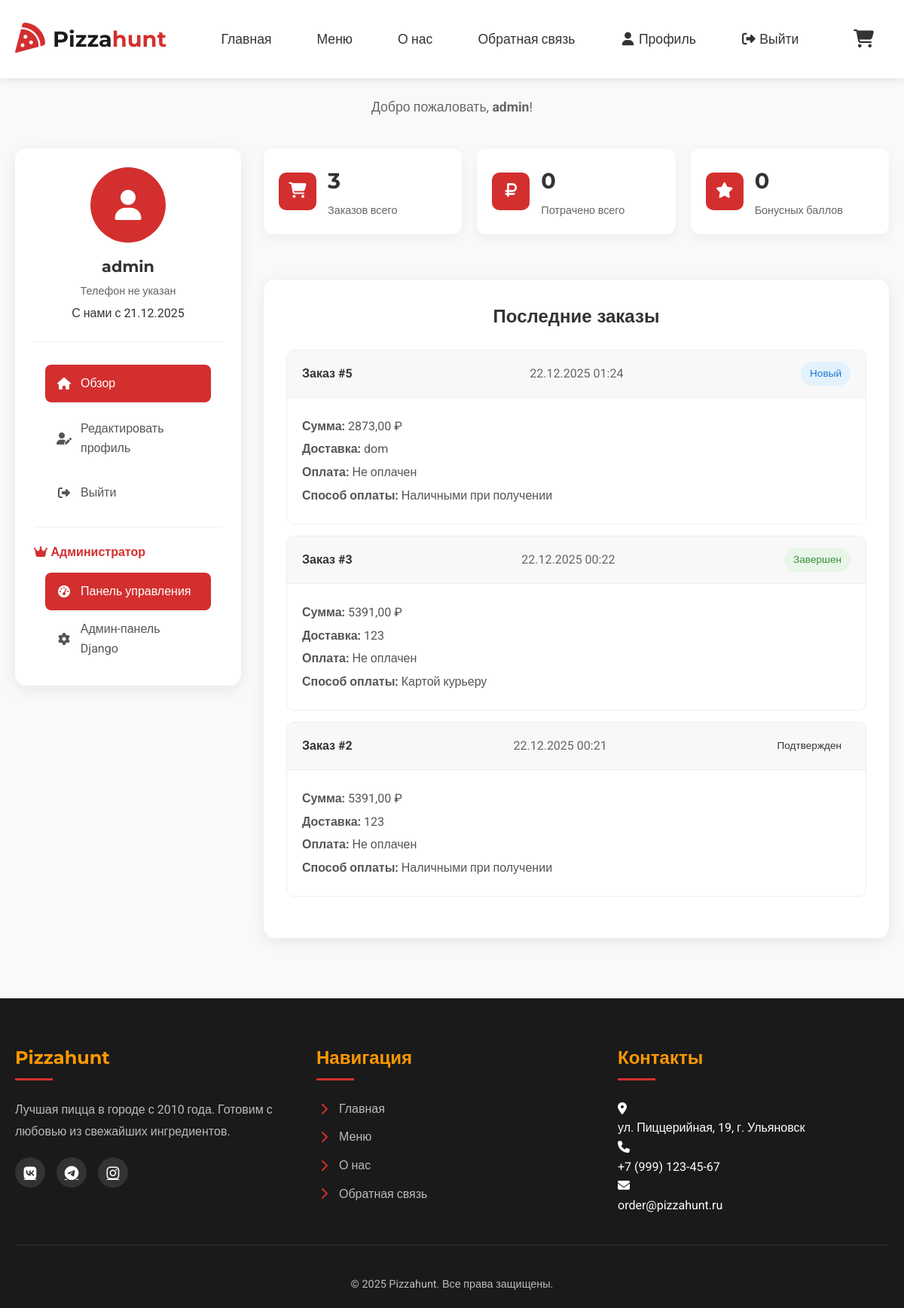
The app's page /profile/ (signed in), older data.
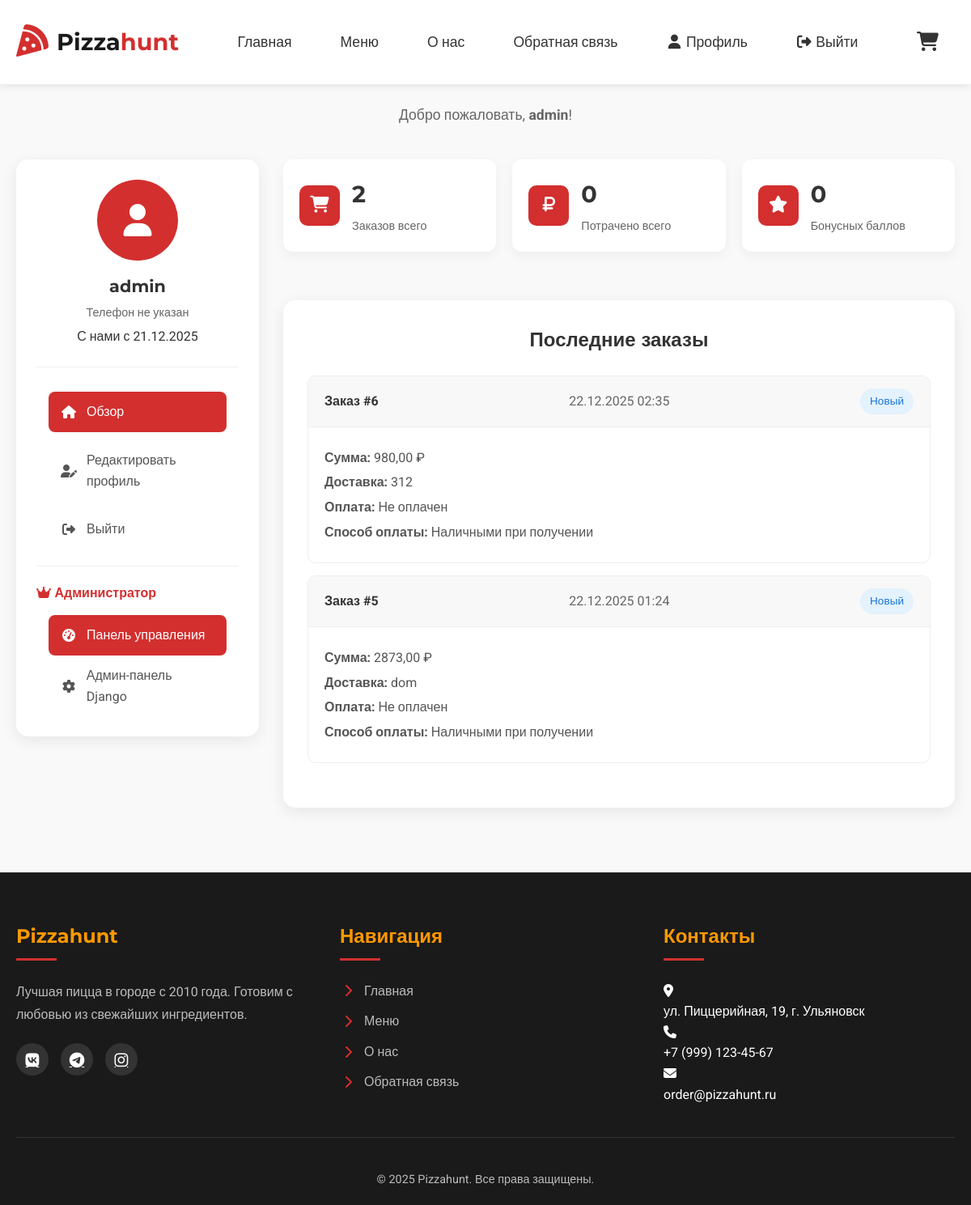
The same page, newer data.
### pizzeria/models.py (models this page shows, shortened)
class Order(models.Model):
    STATUS_CHOICES = [
        ('new', 'Новый'),
        ('confirmed', 'Подтвержден'),
        ('preparing', 'Готовится'),
        ('delivering', 'Доставляется'),
        ('completed', 'Завершен'),
        ('cancelled', 'Отменен'),
    ]
    PAYMENT_CHOICES = [
        ('cash', 'Наличными при получении'),
        ('card_online', 'Картой онлайн'),
        ('card_courier', 'Картой курьеру'),
    ]
    name = models.CharField(max_length=100, verbose_name="Имя")
    phone = models.CharField(max_length=20, verbose_name="Телефон")
    email = models.EmailField(verbose_name="Email", blank=True)
    address = models.TextField(verbose_name="Адрес доставки")
    comment = models.TextField(blank=True, verbose_name="Комментарий к заказу")
    cart = models.ForeignKey(Cart, on_delete=models.SET_NULL, null=True, blank=True, verbose_name="Корзина")
    total_price = models.DecimalField(max_digits=10, decimal_places=2, verbose_name="Общая сумма")
    status = models.CharField(max_length=20, choices=STATUS_CHOICES, default='new', verbose_name="Статус")
    payment_method = models.CharField(max_length=20, choices=PAYMENT_CHOICES, default='cash', verbose_name="Способ оплаты")
    payment_status = models.BooleanField(default=False, verbose_name="Оплачен")
    created_at = models.DateTimeField(auto_now_add=True, verbose_name="Дата создания")
    updated_at = models.DateTimeField(auto_now=True, verbose_name="Дата обновления")
    class Meta:
        verbose_name = "Заказ"
        verbose_name_plural = "Заказы"
        ordering = ['-created_at']

### pizzeria/views.py (the view)
# urls.py: path('profile/', profile_view, name='profile'),
@login_required
def profile_view(request):
    orders = Order.objects.filter(cart__user=request.user).order_by('-created_at')[:5]
    return render(request, 'pizzeria/profile.html', {
        'orders': orders,
    })

### pizzeria/context_processors.py (called while the page is built)
def cart_context(request):
    cart = get_cart(request)
    cart_total = cart.total_price() if cart else 0
    cart_quantity = cart.total_quantity() if cart else 0
    return {
        'cart': cart,
        'cart_total': cart_total,
        'cart_quantity': cart_quantity,
    }

### pizzeria/models.py (called while the page is built)
    def total_price(self):
        return sum(item.total_price() for item in self.items.all())

    def total_quantity(self):
        return sum(item.quantity for item in self.items.all())

### pizzeria/utils.py (called while the page is built)
def get_cart(request):
    cart = None
    if request.user.is_authenticated:
        cart, created = Cart.objects.get_or_create(user=request.user)
    else:
        session_key = request.session.session_key
        if not session_key:
            request.session.create()
            session_key = request.session.session_key
        cart, created = Cart.objects.get_or_create(session_key=session_key)
    return cart

### pizzeria/templates/pizzeria/profile.html (shortened to what this page needs)
{% extends 'pizzeria/base.html' %} {% load static %}  {% block extra_css %}
<link rel="stylesheet" href="{% static 'css/profile.css' %}" />
{% endblock %} {% block content %}
<section class="profile-section">
  <div class="container">
    <div class="profile-header">
      <h1 class="page-title">Личный кабинет</h1>
      <div class="profile-welcome">
        <p>Добро пожаловать, <strong>{{ user.username }}</strong>!</p>
      </div>
    </div>
    <div class="profile-content">
      <div class="profile-sidebar">
        <div class="user-card">
          <div class="user-avatar">
            {% if user.profile.avatar %}
            <img
              src="{{ user.profile.avatar.url }}"
              alt="{{ user.username }}"
            />
            {% else %}
            <div class="avatar-placeholder">
              <i class="fas fa-user"></i>
            </div>
            {% endif %}
          </div>
          <h3 class="user-name">
            {{ user.get_full_name|default:user.username }}
          </h3>
          <p class="user-phone">
            {{ user.profile.phone|default:"Телефон не указан" }}
          </p>
          <p class="user-since">С нами с {{ user.date_joined|date:"d.m.Y" }}</p>
        </div>
        <nav class="profile-nav">
          <a href="{% url 'profile' %}" class="nav-item active">
            <i class="fas fa-home"></i> Обзор
          </a>
          <a href="{% url 'profile_edit' %}" class="nav-item">
            <i class="fas fa-user-edit"></i> Редактировать профиль
          </a>
          <a href="{% url 'logout' %}" class="nav-item">
            <i class="fas fa-sign-out-alt"></i> Выйти
          </a>
        </nav>
        {% if user.is_staff %}
        <div class="admin-section">
          <h4><i class="fas fa-crown"></i> Администратор</h4>
          <a
            href="{% url 'admin_dashboard' %}"
            class="nav-item"
            style="background: #d32f2f; color: white"
          >
            <i class="fas fa-tachometer-alt"></i> Панель управления
          </a>
          <a href="/admin/" class="nav-item" target="_blank">
            <i class="fas fa-cog"></i> Админ-панель Django
          </a>
        </div>
        {% endif %}
      </div>
      <div class="profile-main">
        <div class="stats-grid">
          <div class="stat-card">
            <div class="stat-icon">
              <i class="fas fa-shopping-cart"></i>
            </div>
            <div class="stat-info">
              <h3 class="stat-value">{{ orders|length }}</h3>
              <p class="stat-label">Заказов всего</p>
            </div>
          </div>
          <div class="stat-card">
            <div class="stat-icon">
              <i class="fas fa-ruble-sign"></i>
            </div>
            <div class="stat-info">
              <h3 class="stat-value">
                {% if total_spent %} {{ total_spent|floatformat:0 }} {% else %}
                0 {% endif %}
              </h3>
              <p class="stat-label">Потрачено всего</p>
            </div>
          </div>
          <div class="stat-card">
            <div class="stat-icon">
              <i class="fas fa-star"></i>
            </div>
            <div class="stat-info">
              <h3 class="stat-value">0</h3>
              <p class="stat-label">Бонусных баллов</p>
            </div>
          </div>
        </div>
        <div class="recent-orders">
          <h2 class="section-title">Последние заказы</h2>
          {% if orders %}
          <div class="orders-list">
            {% for order in orders %}
            <div class="order-item">
              <div class="order-header">
                <div class="order-id">Заказ #{{ order.id }}</div>
                <div class="order-date">
                  {{ order.created_at|date:"d.m.Y H:i" }}
                </div>
                <div class="order-status {{ order.status }}">
                  {{ order.get_status_display }}
                </div>
              </div>
              <div class="order-body">
                <div class="order-info">
                  <p><strong>Сумма:</strong> {{ order.total_price }} ₽</p>
                  <p>
                    <strong>Доставка:</strong> {{ order.address|truncatechars:50}}
                  </p>
                  <p>
                    <strong>Оплата:</strong>
                    {% if order.payment_status %}
                    <span class="text-success">Оплачен</span>
                    {% else %}
                    <span class="text-warning">Не оплачен</span>
                    {% endif %}
                  </p>
                  <p>
                    <strong>Способ оплаты:</strong> {{order.get_payment_method_display }}
                  </p>
                </div>
              </div>
            </div>
            {% endfor %}
          </div>
          {% endif %}
        </div>
      </div>
    </div>
  </div>
</section>
{% endblock %}

### pizzeria/templates/pizzeria/base.html (shortened to what this page needs)
<!DOCTYPE html>
{% load static %}
<html lang="ru">
  <head>
    <link rel="stylesheet" href="{% static 'css/main.css' %}" />
    <link
      rel="stylesheet"
      href="https://cdnjs.cloudflare.com/ajax/libs/font-awesome/6.4.0/css/all.min.css"
    />
    {% block extra_css %}{% endblock %}
  </head>
  <body>
    {% include 'pizzeria/partials/header.html' %}
    <main>{% block content %}{% endblock %}</main>
    {% include 'pizzeria/partials/footer.html' %}
  </body>
</html>

### pizzeria/templates/pizzeria/partials/header.html (shortened to what this page needs)
{% load static %}
<header class="header">
  <div class="container header-container">
    <a href="{% url 'home' %}" class="logo">
      <div class="logo-icon"><i class="fas fa-pizza-slice"></i></div>
      <div class="logo-text">Pizza<span>hunt</span></div>
    </a>
    <nav class="nav">
      <ul class="nav-list">
        <li class="nav-item">
          <a
            href="{% url 'home' %}"
            class="nav-link {% if request.path == '/' %}active{% endif %}"
            >Главная</a
          >
        </li>
        <li class="nav-item">
          <a
            href="{% url 'menu' %}"
            class="nav-link {% if request.path == '/menu/' %}active{% endif %}"
            >Меню</a
          >
        </li>
        <li class="nav-item">
          <a
            href="{% url 'about' %}"
            class="nav-link {% if request.path == '/about/' %}active{% endif %}"
            >О нас</a
          >
        </li>
        <li class="nav-item">
          <a
            href="{% url 'feedback' %}"
            class="nav-link {% if request.path == '/feedback/' %}active{% endif %}"
            >Обратная связь</a
          >
        </li>
        {% if user.is_authenticated %}
        <li class="nav-item">
          <a href="{% url 'profile' %}" class="nav-link">
            <i class="fas fa-user"></i> Профиль
          </a>
        </li>
        <li class="nav-item">
          <a href="{% url 'logout' %}" class="nav-link">
            <i class="fas fa-sign-out-alt"></i> Выйти
          </a>
        </li>
        {% endif %}
      </ul>
    </nav>
    <div class="header-actions">
      <a href="{% url 'cart' %}" class="cart-btn">
        <i class="fas fa-shopping-cart"></i>
      </a>
    </div>
  </div>
</header>

### pizzeria/templates/pizzeria/partials/footer.html
{% load static %}
<footer class="footer">
  <div class="container">
    <div class="footer-container">
      <div class="footer-section">
        <h3>Pizzahunt</h3>
        <p>
          Лучшая пицца в городе с 2010 года. Готовим с любовью из свежайших
          ингредиентов.
        </p>
        <div class="social-links">
          <a href="#"><i class="fab fa-vk"></i></a>
          <a href="#"><i class="fab fa-telegram"></i></a>
          <a href="#"><i class="fab fa-instagram"></i></a>
        </div>
      </div>
      <div class="footer-section">
        <h3>Навигация</h3>
        <ul class="footer-links">
          <li>
            <a href="{% url 'home' %}"
              ><i class="fas fa-chevron-right"></i> Главная</a
            >
          </li>
          <li>
            <a href="{% url 'menu' %}"
              ><i class="fas fa-chevron-right"></i> Меню</a
            >
          </li>
          <li>
            <a href="{% url 'about' %}"
              ><i class="fas fa-chevron-right"></i> О нас</a
            >
          </li>
          <li>
            <a href="{% url 'feedback' %}"
              ><i class="fas fa-chevron-right"></i> Обратная связь</a
            >
          </li>
        </ul>
      </div>
      <div class="footer-section">
        <h3>Контакты</h3>
        <div class="contact-info">
          <div>
            <i class="fas fa-map-marker-alt"></i>
            <div>ул. Пиццерийная, 19, г. Ульяновск</div>
          </div>
          <div>
            <i class="fas fa-phone"></i>
            <div>+7 (999) 123-45-67</div>
          </div>
          <div>
            <i class="fas fa-envelope"></i>
            <div>order@pizzahunt.ru</div>
          </div>
        </div>
      </div>
    </div>
    <div class="footer-bottom">
      <p>&copy; 2025 Pizzahunt. Все права защищены.</p>
    </div>
  </div>
</footer>

### pizzeria/static/css/main.css (style rules this page uses)
:root { --primary-red: #d32f2f; --primary-orange: #ff9800; --dark-bg: #1a1a1a; --light-bg: #f9f9f9; --text-dark: #333; --text-light: #fff; --text-gray: #666; --card-bg: #fff; --shadow: 0 4px 12px rgba(0, 0, 0, 0.08); --shadow-hover: 0 8px 20px rgba(0, 0, 0, 0.12); --transition: all 0.3s ease; --border-radius: 10px; }
* { margin: 0; padding: 0; box-sizing: border-box; }
html, body { height: 100%; }
body { font-family: "Roboto", sans-serif; color: var(--text-dark); background-color: var(--light-bg); line-height: 1.6; display: flex; flex-direction: column; min-height: 100vh; }
h1, h2, h3, h4 { font-family: "Montserrat", sans-serif; font-weight: 700; }
.container { max-width: 1200px; margin: 0 auto; padding: 0 20px; }
.section-title { text-align: center; margin-bottom: 50px; position: relative; }
.header { position: fixed; top: 0; left: 0; right: 0; z-index: 1000; background: white; box-shadow: 0 2px 10px rgba(0, 0, 0, 0.1); }
.header-container { display: flex; justify-content: space-between; align-items: center; padding: 20px; }
.logo { display: flex; align-items: center; text-decoration: none; }
.logo-icon { font-size: 2.5rem; color: var(--primary-red); margin-right: 10px; }
.logo-text { font-family: "Montserrat", sans-serif; font-size: 1.8rem; font-weight: 700; color: var(--dark-bg); }
.logo-text span { color: var(--primary-red); }
.nav { display: flex; }
.nav-list { display: flex; list-style: none; }
.nav-item { margin: 0 15px; }
.nav-link { text-decoration: none; color: var(--text-dark); font-weight: 500; font-size: 1.1rem; transition: var(--transition); padding: 5px 0; position: relative; }
.nav-link::after { content: ""; position: absolute; bottom: 0; left: 0; width: 0; height: 2px; background-color: var(--primary-red); transition: var(--transition); }
.header-actions { display: flex; align-items: center; }
.cart-btn { position: relative; background: none; border: none; font-size: 1.5rem; color: var(--text-dark); cursor: pointer; margin-right: 20px; transition: var(--transition); }
.footer { background-color: var(--dark-bg); color: var(--text-light); padding: 60px 0 20px; margin-top: auto; flex-shrink: 0; }
.footer-container { display: grid; grid-template-columns: repeat(auto-fit, minmax(250px, 1fr)); gap: 40px; margin-bottom: 40px; }
.footer-section h3 { color: var(--primary-orange); font-size: 1.5rem; margin-bottom: 25px; position: relative; padding-bottom: 10px; }
.footer-section h3::after { content: ""; position: absolute; left: 0; bottom: 0; width: 50px; height: 3px; background-color: var(--primary-red); }
.footer-section p { color: #bbb; line-height: 1.8; margin-bottom: 15px; }
.footer-links { list-style: none; }
.footer-links li { margin-bottom: 12px; }
.footer-links a { color: #bbb; text-decoration: none; transition: var(--transition); display: flex; align-items: center; }
.footer-links i { margin-right: 10px; color: var(--primary-red); width: 20px; text-align: center; }
.social-links { display: flex; gap: 15px; margin-top: 20px; }
.social-links a { display: flex; align-items: center; justify-content: center; width: 40px; height: 40px; background-color: #333; border-radius: 50%; color: var(--text-light); font-size: 1.2rem; transition: var(--transition); }
.footer-bottom { text-align: center; padding-top: 40px; border-top: 1px solid #333; color: #bbb; font-size: 0.9rem; }

Row changes from the older to the newer data that the page shows:
removed Order: id "3", created_at "22.12.2025 00:22", status "Завершен", total_price "5391,00", address "123", payment_status "Не оплачен", payment_method "Картой курьеру"
removed Order: id "2", created_at "22.12.2025 00:21", status "Подтвержден", total_price "5391,00", address "123", payment_status "Не оплачен", payment_method "Наличными при получении"
added Order: id "6", created_at "22.12.2025 02:35", status "Новый", total_price "980,00", address "312", payment_status "Не оплачен", payment_method "Наличными при получении"
Text that changed along with them:
{{ orders|length }}: "3" → "2"
